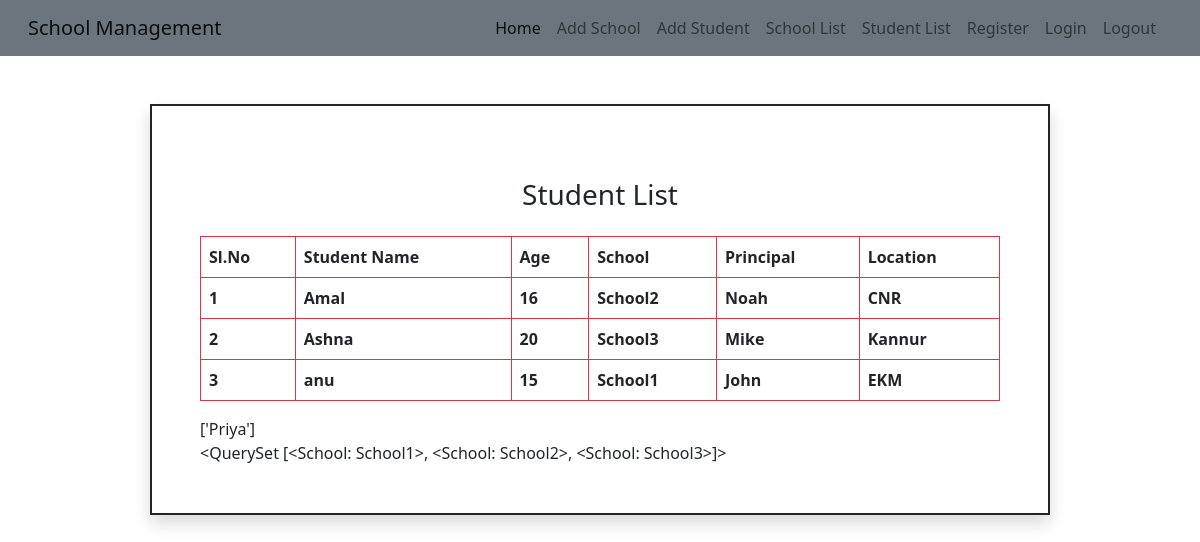
The app's page /studentlist with its own data.
### schoolapp/models.py (models this page shows, shortened)
class Student(models.Model):
    name = models.CharField(max_length=15)
    age = models.IntegerField()
    school = models.ForeignKey(School, on_delete=models.CASCADE, related_name="students")

class School(models.Model):
    name = models.CharField(max_length=15)
    principal = models.CharField(max_length=15)
    location = models.CharField(max_length=15)
    def __str__(self):
        return self.name

### schoolapp/views.py (the view)
# urls.py: path('studentlist',views.StudentList.as_view(),name="studentlist"),
class StudentList(ListView):
    model = Student
    template_name = 'student_list.html'
    context_object_name = 'st'
    def get_queryset(self):
          qs = super().get_queryset()
          queryset = qs.filter(name__startswith='A')
          return queryset
    def get_context_data(self):
        context =  super().get_context_data()
        context['name']=['Priya']
        context['school'] = School.objects.all()
        return context

### template/student_list.html
{% extends 'base.html' %}
{% block content %}
<div class="container border border-2 border-dark shadow mt-5 p-5 w-75">
<h3 class="text-center mt-4">Student List</h3>
<table class="table table-bordered border-danger mt-4">
  <tr>
    <th>Sl.No</th>
    <th>Student Name</th>
    <th>Age</th>
    <th>School</th>
    <th>Principal</th>
    <th>Location</th>
  </tr>
  {% for i in st %}
  <tr>
    <th>{{i.id}}</th>
    <th>{{i.name}}</th>
    <th>{{i.age}}</th>
    <th>{{i.school.name}}</th>
    <th>{{i.school.principal}}</th>
    <th>{{i.school.location}}</th>
  </tr>
  {% endfor %}
</table>
  {{name}} <br>
  {{school}}
  </div>
{% endblock %}

### template/base.html (shortened to what this page needs)
<!DOCTYPE html>
<html lang="en">
<head>
  <link href="https://cdn.jsdelivr.net/npm/bootstrap@5.0.2/dist/css/bootstrap.min.css" rel="stylesheet">
</head>
<body>
<nav class="navbar navbar-expand-lg navbar-light bg-secondary">
  <div class="container-fluid">
    <a class="navbar-brand ms-3" href="#">School Management</a>
    <div class="collapse navbar-collapse" id="navbarSupportedContent">
      <ul class="navbar-nav ms-auto mb-2 mb-lg-0 me-4">
        <li class="nav-item">
          <a class="nav-link active" aria-current="page" href="{% url 'home' %}">Home</a>
        </li>
        <li class="nav-item">
          <a class="nav-link" href="{% url 'add' %}">Add School</a>
        </li>
          <li class="nav-item">
          <a class="nav-link" href="{% url 'addstudent' %}">Add Student</a>
        </li>
       <li class="nav-item">
          <a class="nav-link" href="{% url 'viewSchool' %}">School List</a>
        </li>
          <li class="nav-item">
          <a class="nav-link" href="{% url 'studentlist' %}">Student List</a>
        </li>
        <li class="nav-item">
          <a class="nav-link" href="{% url 'register' %}">Register</a>
        </li>
        <li class="nav-item">
          <a class="nav-link" href="{% url 'login' %}">Login</a>
        </li>
        <li class="nav-item">
          <a class="nav-link" href="{% url 'logout' %}">Logout</a>
        </li>
      </ul>
    </div>
  </div>
</nav>
{% block content %}
{% endblock %}
</body>
</html>

### records on screen
Student: id "1", name "Amal", age "16", school.name "School2", school.principal "Noah", school.location "CNR"
Student: id "2", name "Ashna", age "20", school.name "School3", school.principal "Mike", school.location "Kannur"
Student: id "3", name "anu", age "15", school.name "School1", school.principal "John", school.location "EKM"
School: name.name "<QuerySet [<School: School1>, <School: School2>, <School: School3>]>"

### other values on screen
{{ name }} "['Priya']"
